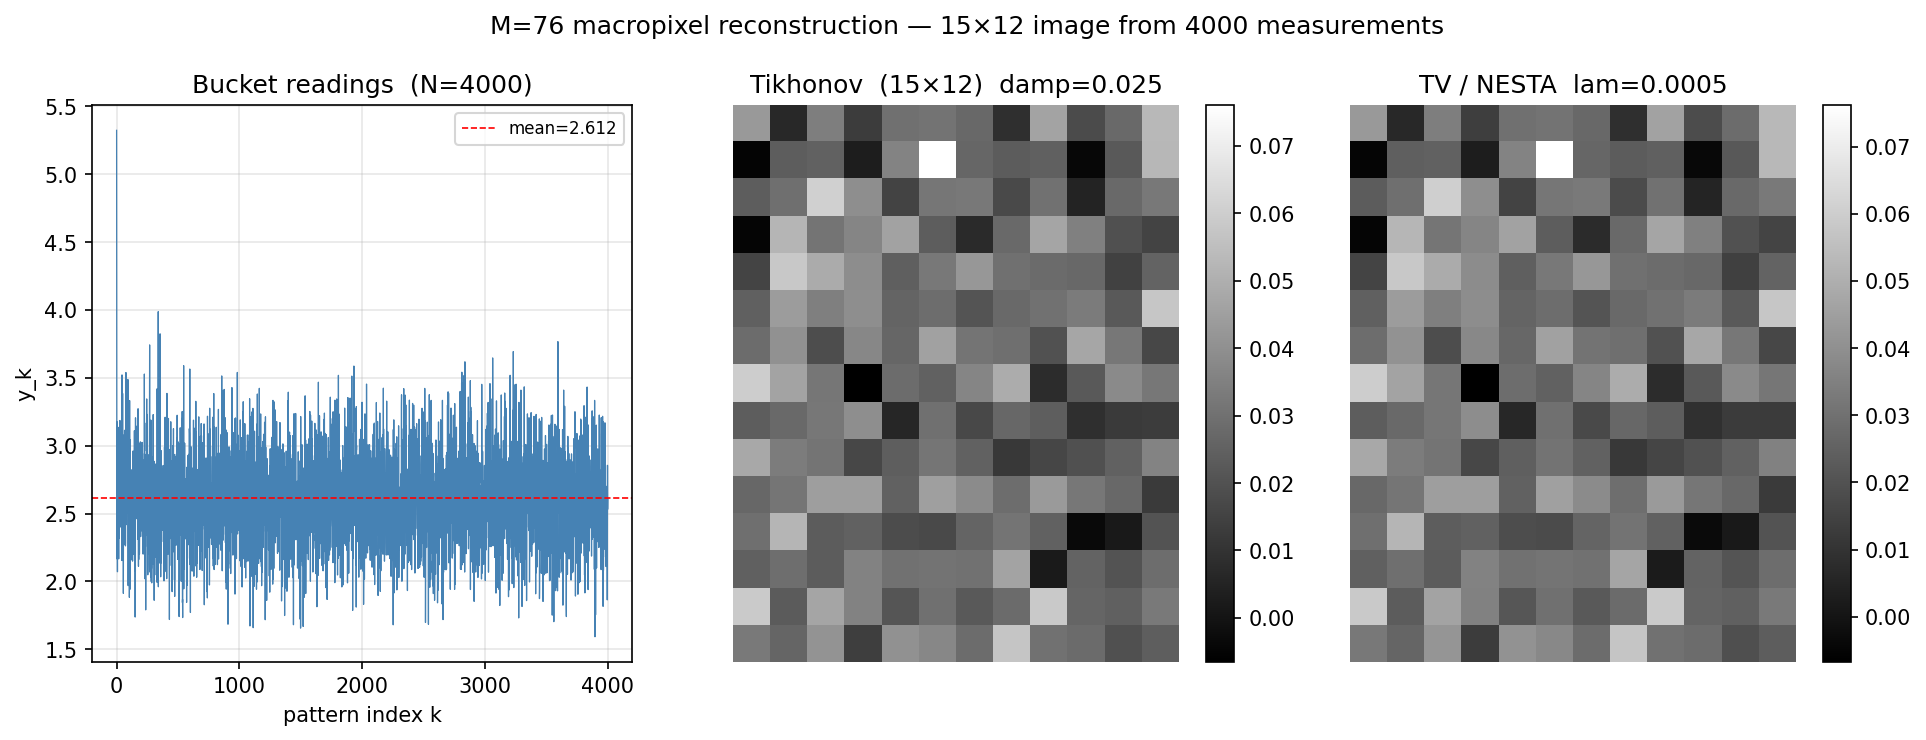

Write the Python code that produced this figure.
"""
M = 76 macropixel reconstruction from real lab measurements.

patterns76.txt : 4000 bucket readings acquired with physically tiled
                 M=76 random binary macropixel patterns (seed=42).

Grid:  1140 // 76 = 15 rows,  912 // 76 = 12 cols  →  180 unknowns.
With 4000 measurements the system is ~22× overdetermined.
"""
import re, time
import numpy as np
import matplotlib.pyplot as plt

from spc_recon_2 import (build_phi_macropixel,
                         reconstruct_tikhonov,
                         reconstruct_nesta_tv)

# ── parameters ────────────────────────────────────────────────────────────
M    = 76
H, W = 1140, 912
h, w = H // M, W // M          # 15 × 12
SEED = 42
MEAS_FILE = 'means/patterns76.txt'

DAMP      = None    # set to None → auto (y.std / sqrt(n_unknowns))
LAM       = 5e-4    # TV regularisation weight  (small: system already overdetermined)
NESTA_ITER = 200
TV_INNER   = 15

# ── load measurements ──────────────────────────────────────────────────────
# File was saved with Python's default repr: "np.float64(2.623...)"
# Extract the number inside the parentheses.
with open(MEAS_FILE) as fh:
    y = np.array([float(ln.strip().split('(')[1].rstrip(')'))
                  for ln in fh if ln.strip()], dtype=np.float64)

N = y.size
print(f'Measurements : N={N}')
print(f'               mean={y.mean():.4f}  std={y.std():.4f}  '
      f'range=[{y.min():.4f}, {y.max():.4f}]')
print(f'Scene signal : std/mean = {y.std()/y.mean()*100:.2f}%')
print(f'Macropixel grid: {h} × {w} = {h*w} unknowns   '
      f'ratio N/n_unk = {N/(h*w):.1f}×')

# ── sensing matrix  Phi  (N × h*w) ────────────────────────────────────────
print(f'\nBuilding Phi ({N} × {h*w}) with build_phi_macropixel(seed={SEED}) ...')
t0 = time.time()
Phi = build_phi_macropixel(N, h, w, seed=SEED)
print(f'  done in {time.time()-t0:.2f}s   '
      f'shape={Phi.shape}  dtype={Phi.dtype}')

# ── Tikhonov reconstruction ────────────────────────────────────────────────
if DAMP is None:
    DAMP = float(y.std()) / float(np.sqrt(h * w))

print(f'\nTikhonov (damp={DAMP:.4g}) ...')
t0 = time.time()
X_tik = reconstruct_tikhonov(Phi, y, damp=DAMP, iter_lim=500).reshape(h, w)
print(f'  done in {time.time()-t0:.1f}s   '
      f'range=[{X_tik.min():.4g}, {X_tik.max():.4g}]')

# ── TV / NESTA reconstruction ──────────────────────────────────────────────
print(f'\nNESTA-TV (lam={LAM}, {NESTA_ITER} iter) ...')
t0 = time.time()
X_tv = reconstruct_nesta_tv(
    Phi, y.astype(np.float32),
    image_shape=(h, w),
    lam=LAM, n_iter=NESTA_ITER, tv_inner=TV_INNER,
    verbose=True
).reshape(h, w)
print(f'  done in {time.time()-t0:.1f}s   '
      f'range=[{X_tv.min():.4g}, {X_tv.max():.4g}]')

# ── visualise ──────────────────────────────────────────────────────────────
fig, axes = plt.subplots(1, 3, figsize=(13, 5))

# measurements
axes[0].plot(y, lw=0.6, color='steelblue')
axes[0].axhline(y.mean(), color='red', ls='--', lw=0.8, label=f'mean={y.mean():.3f}')
axes[0].set_title(f'Bucket readings  (N={N})')
axes[0].set_xlabel('pattern index k')
axes[0].set_ylabel('y_k')
axes[0].legend(fontsize=8)
axes[0].grid(alpha=0.3)

# Tikhonov
im1 = axes[1].imshow(X_tik, cmap='gray', aspect='equal',
                     interpolation='nearest')
axes[1].set_title(f'Tikhonov  ({h}×{w})  damp={DAMP:.2g}')
plt.colorbar(im1, ax=axes[1], fraction=0.08)
axes[1].axis('off')

# TV
im2 = axes[2].imshow(X_tv, cmap='gray', aspect='equal',
                     interpolation='nearest')
axes[2].set_title(f'TV / NESTA  lam={LAM}')
plt.colorbar(im2, ax=axes[2], fraction=0.08)
axes[2].axis('off')

plt.suptitle(
    f'M={M} macropixel reconstruction — {h}×{w} image from {N} measurements',
    fontsize=12)
plt.tight_layout()

OUT = 'recon_m76.png'
plt.savefig(OUT, dpi=150, bbox_inches='tight')
print(f'\nSaved {OUT}')
plt.show()

# ── save arrays ───────────────────────────────────────────────────────────
np.save('recon_m76_tikhonov.npy', X_tik)
np.save('recon_m76_tv.npy', X_tv)
print('Saved recon_m76_tikhonov.npy and recon_m76_tv.npy')
